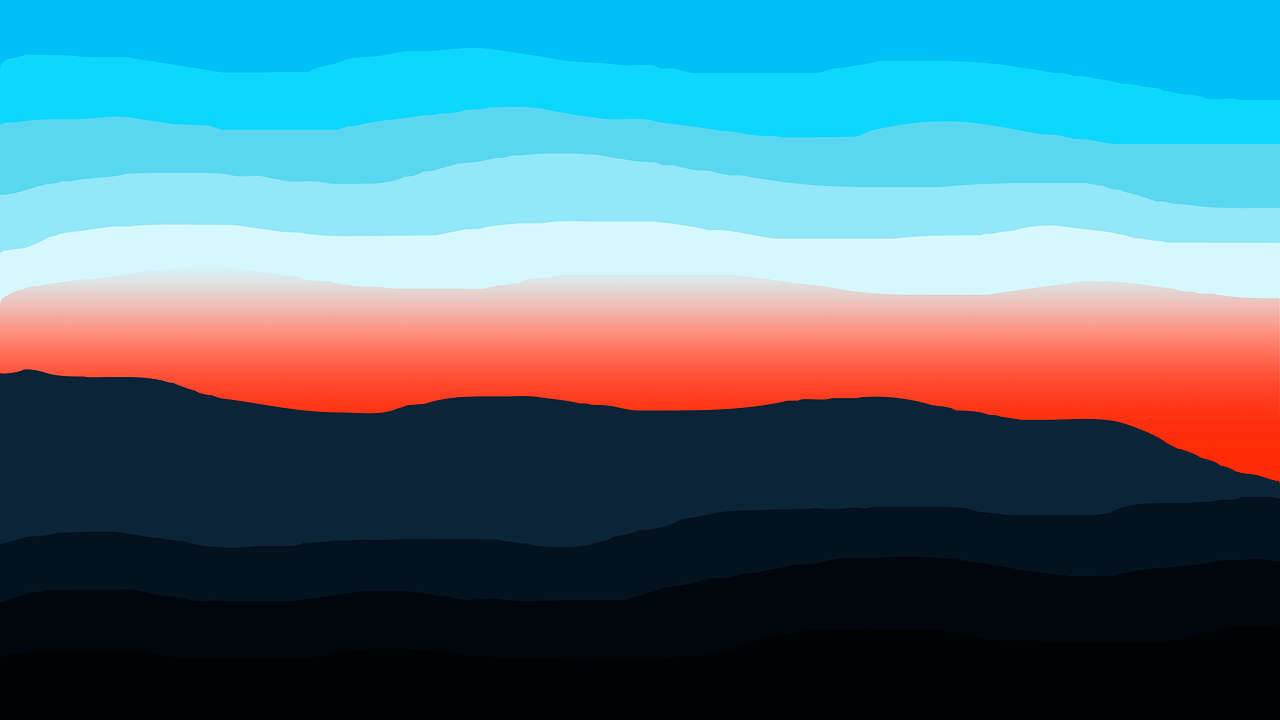
%> input picture Rgb_component_analysis/img.png, 1280 x 720 px
$ octave grey_scaling.m   (GNU Octave 9; MATLAB toolbox functions it lacks are replaced by stand-ins)
%> lines starting %> are read from the running program, lines starting %| are printed output that depends on the picture
% Greyscaling of image
% Owner : Darshan Tate

clc;
clear all;
close all;

% Reading the Image
I = imread("img.png");
%> I is the input picture: size 720x1280x3 uint8; mean R, G, B 78.6, 116.3, 129.5
imshow(I);

% Create figure with subplots
figure('Name', 'Greyscale method');

% Average Method
Gray_avg = (I(:,:,1) + I(:,:,2) + I(:,:,3)) / 3;
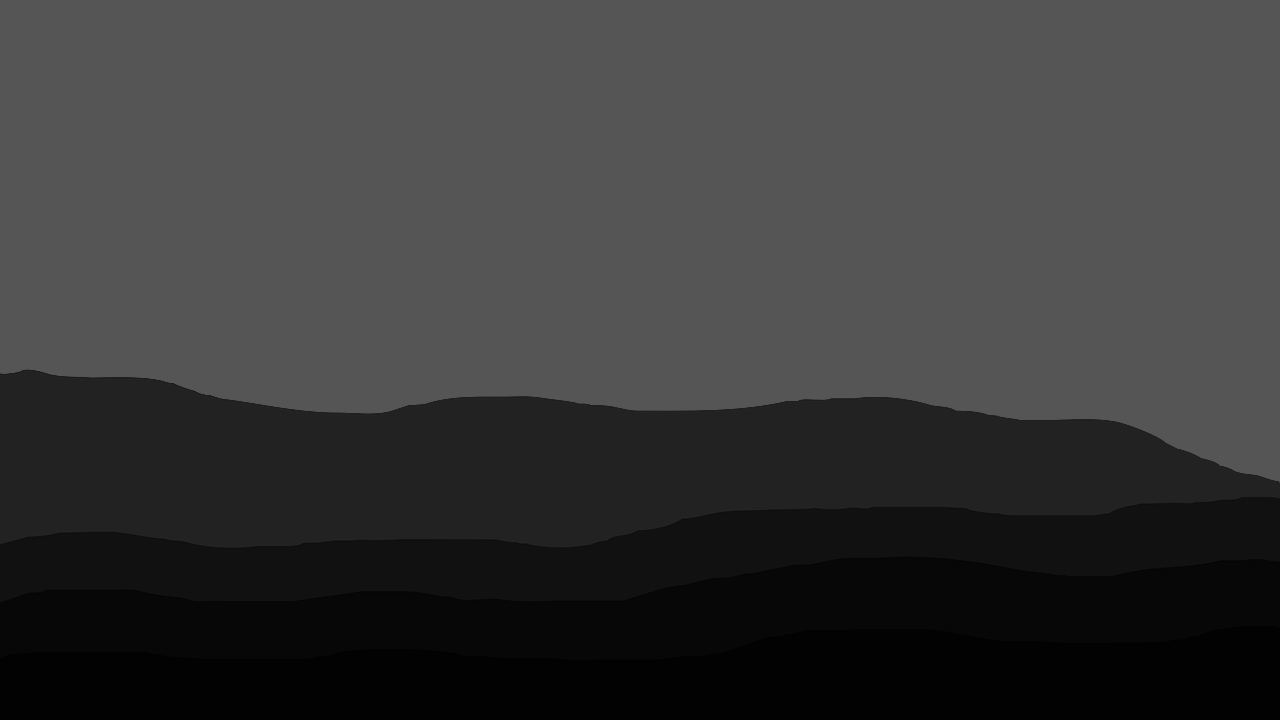
%> Gray_avg: size 720x1280 uint8; min 1, max 85, mean 55.9
subplot(2,2,1);
imshow(Gray_avg, []);
title("Average Method");

% Weighted Average Method
Gray_weighted = 0.3 * I(:,:,1) + 0.59 * I(:,:,2) + 0.11 * I(:,:,3);
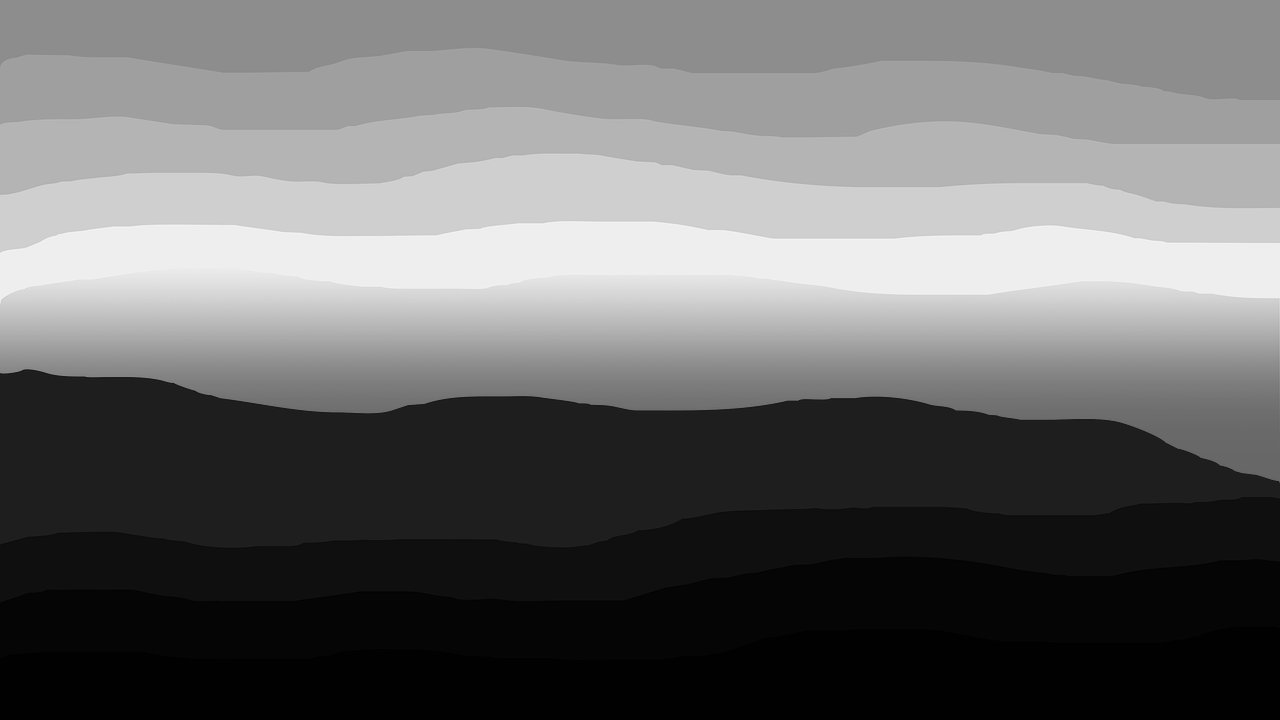
%> Gray_weighted: size 720x1280 uint8; min 1, max 243, mean 106.3
subplot(2,2,2);
imshow(Gray_weighted, []);
title("Weighted Average Method");

% Luminosity Method
Gray_luminosity = 0.21 * I(:,:,1) + 0.72 * I(:,:,2) + 0.07 * I(:,:,3);
subplot(2,2,3);
imshow(Gray_luminosity, []);
title("Luminosity Method");

% Desaturation Method
Gray_desaturation = (max(I, [], 3) + min(I, [], 3)) / 2;
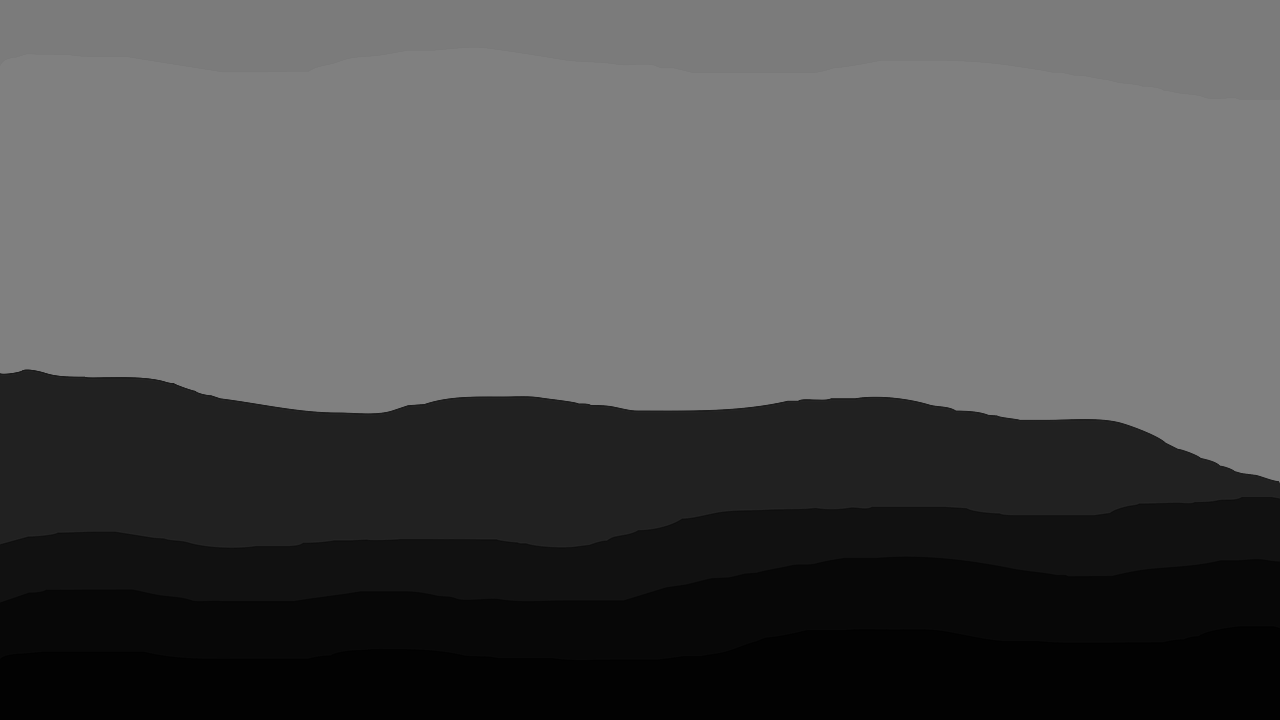
%> Gray_desaturation: size 720x1280 uint8; min 1, max 128, mean 79.6
subplot(2,2,4);
imshow(Gray_desaturation, []);
title("Desaturation Method");
